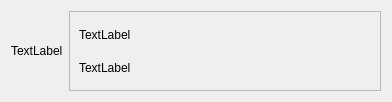
<?xml version="1.0" encoding="UTF-8"?>
<ui version="4.0">
 <class>driver_entry</class>
 <widget class="QWidget" name="driver_entry">
  <property name="geometry">
   <rect>
    <x>0</x>
    <y>0</y>
    <width>392</width>
    <height>102</height>
   </rect>
  </property>
  <property name="windowTitle">
   <string>Form</string>
  </property>
  <layout class="QHBoxLayout" name="horizontalLayout">
   <item>
    <widget class="QLabel" name="icon">
     <property name="text">
      <string>TextLabel</string>
     </property>
    </widget>
   </item>
   <item>
    <widget class="QFrame" name="frame">
     <property name="sizePolicy">
      <sizepolicy hsizetype="Preferred" vsizetype="Preferred">
       <horstretch>1</horstretch>
       <verstretch>0</verstretch>
      </sizepolicy>
     </property>
     <property name="frameShape">
      <enum>QFrame::StyledPanel</enum>
     </property>
     <property name="frameShadow">
      <enum>QFrame::Raised</enum>
     </property>
     <layout class="QVBoxLayout" name="verticalLayout">
      <item>
       <widget class="QLabel" name="name">
        <property name="text">
         <string>TextLabel</string>
        </property>
       </widget>
      </item>
      <item>
       <widget class="QLabel" name="manufacturer">
        <property name="text">
         <string>TextLabel</string>
        </property>
       </widget>
      </item>
     </layout>
    </widget>
   </item>
  </layout>
 </widget>
 <resources/>
 <connections/>
</ui>
